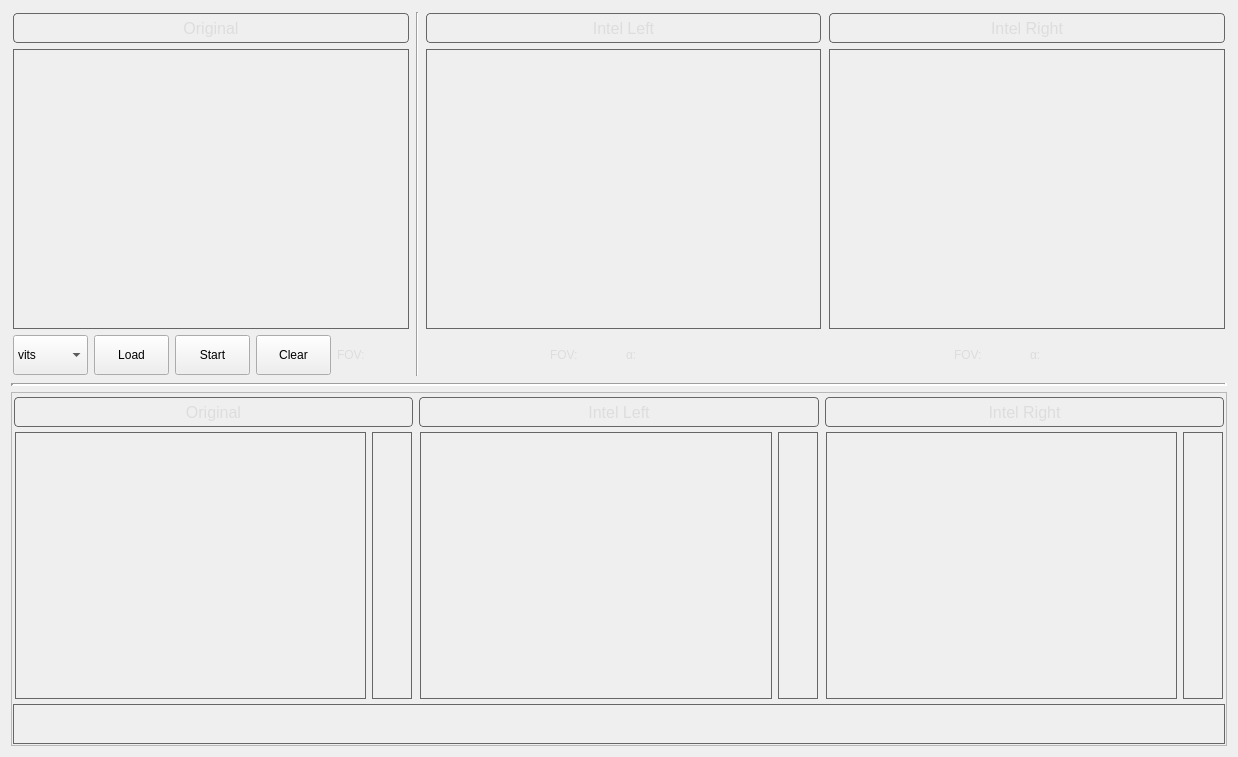
<?xml version="1.0" encoding="UTF-8"?>
<ui version="4.0">
 <class>Form</class>
 <widget class="QWidget" name="Form">
  <property name="geometry">
   <rect>
    <x>0</x>
    <y>0</y>
    <width>1234</width>
    <height>757</height>
   </rect>
  </property>
  <property name="windowTitle">
   <string>Form</string>
  </property>
  <layout class="QVBoxLayout" name="verticalLayout">
   <item>
    <widget class="QWidget" name="widget_2" native="true">
     <layout class="QHBoxLayout" name="horizontalLayout_5">
      <property name="leftMargin">
       <number>1</number>
      </property>
      <property name="topMargin">
       <number>1</number>
      </property>
      <property name="rightMargin">
       <number>1</number>
      </property>
      <property name="bottomMargin">
       <number>1</number>
      </property>
      <item>
       <widget class="QWidget" name="widget_5" native="true">
        <layout class="QVBoxLayout" name="verticalLayout_4">
         <property name="leftMargin">
          <number>1</number>
         </property>
         <property name="topMargin">
          <number>1</number>
         </property>
         <property name="rightMargin">
          <number>1</number>
         </property>
         <property name="bottomMargin">
          <number>1</number>
         </property>
         <item>
          <widget class="QLabel" name="camLabel">
           <property name="minimumSize">
            <size>
             <width>350</width>
             <height>30</height>
            </size>
           </property>
           <property name="maximumSize">
            <size>
             <width>700</width>
             <height>30</height>
            </size>
           </property>
           <property name="font">
            <font>
             <pointsize>12</pointsize>
            </font>
           </property>
           <property name="styleSheet">
            <string notr="true">border-radius:4px;
border: 1px solid #666666;
color: #DDDDDD;</string>
           </property>
           <property name="frameShape">
            <enum>QFrame::Box</enum>
           </property>
           <property name="text">
            <string>Original</string>
           </property>
           <property name="alignment">
            <set>Qt::AlignCenter</set>
           </property>
          </widget>
         </item>
         <item>
          <widget class="QLabel" name="camFrame">
           <property name="minimumSize">
            <size>
             <width>350</width>
             <height>280</height>
            </size>
           </property>
           <property name="maximumSize">
            <size>
             <width>700</width>
             <height>450</height>
            </size>
           </property>
           <property name="layoutDirection">
            <enum>Qt::LeftToRight</enum>
           </property>
           <property name="styleSheet">
            <string notr="true">border: 1px solid #666666;
color: #C8C8C8;
</string>
           </property>
           <property name="frameShape">
            <enum>QFrame::Box</enum>
           </property>
           <property name="text">
            <string/>
           </property>
           <property name="alignment">
            <set>Qt::AlignCenter</set>
           </property>
          </widget>
         </item>
         <item alignment="Qt::AlignLeft">
          <widget class="QWidget" name="" native="true">
           <property name="sizePolicy">
            <sizepolicy hsizetype="Preferred" vsizetype="Preferred">
             <horstretch>0</horstretch>
             <verstretch>35</verstretch>
            </sizepolicy>
           </property>
           <property name="minimumSize">
            <size>
             <width>0</width>
             <height>40</height>
            </size>
           </property>
           <property name="maximumSize">
            <size>
             <width>16777215</width>
             <height>40</height>
            </size>
           </property>
           <layout class="QHBoxLayout" name="horizontalLayout_9">
            <property name="leftMargin">
             <number>0</number>
            </property>
            <property name="topMargin">
             <number>0</number>
            </property>
            <property name="rightMargin">
             <number>0</number>
            </property>
            <property name="bottomMargin">
             <number>0</number>
            </property>
            <item>
             <widget class="QComboBox" name="encoderBox">
              <property name="minimumSize">
               <size>
                <width>75</width>
                <height>35</height>
               </size>
              </property>
              <property name="maximumSize">
               <size>
                <width>65</width>
                <height>40</height>
               </size>
              </property>
              <item>
               <property name="text">
                <string>vits</string>
               </property>
              </item>
              <item>
               <property name="text">
                <string>vitb</string>
               </property>
              </item>
              <item>
               <property name="text">
                <string>vitl</string>
               </property>
              </item>
             </widget>
            </item>
            <item>
             <widget class="PushButton" name="loadButton">
              <property name="minimumSize">
               <size>
                <width>75</width>
                <height>35</height>
               </size>
              </property>
              <property name="maximumSize">
               <size>
                <width>75</width>
                <height>40</height>
               </size>
              </property>
              <property name="autoFillBackground">
               <bool>false</bool>
              </property>
              <property name="text">
               <string>Load</string>
              </property>
              <property name="iconSize">
               <size>
                <width>20</width>
                <height>20</height>
               </size>
              </property>
             </widget>
            </item>
            <item>
             <widget class="PrimaryPushButton" name="startAndStopButton">
              <property name="minimumSize">
               <size>
                <width>75</width>
                <height>35</height>
               </size>
              </property>
              <property name="maximumSize">
               <size>
                <width>75</width>
                <height>40</height>
               </size>
              </property>
              <property name="mouseTracking">
               <bool>false</bool>
              </property>
              <property name="autoFillBackground">
               <bool>false</bool>
              </property>
              <property name="text">
               <string>Start</string>
              </property>
              <property name="iconSize">
               <size>
                <width>20</width>
                <height>20</height>
               </size>
              </property>
             </widget>
            </item>
            <item>
             <widget class="PushButton" name="clearButton">
              <property name="minimumSize">
               <size>
                <width>75</width>
                <height>35</height>
               </size>
              </property>
              <property name="maximumSize">
               <size>
                <width>75</width>
                <height>40</height>
               </size>
              </property>
              <property name="autoFillBackground">
               <bool>false</bool>
              </property>
              <property name="text">
               <string>Clear</string>
              </property>
              <property name="iconSize">
               <size>
                <width>20</width>
                <height>20</height>
               </size>
              </property>
             </widget>
            </item>
            <item>
             <widget class="QLabel" name="fovCam">
              <property name="minimumSize">
               <size>
                <width>70</width>
                <height>35</height>
               </size>
              </property>
              <property name="maximumSize">
               <size>
                <width>70</width>
                <height>35</height>
               </size>
              </property>
              <property name="styleSheet">
               <string notr="true">color: #DDDDDD;
</string>
              </property>
              <property name="text">
               <string>FOV:</string>
              </property>
              <property name="textFormat">
               <enum>Qt::AutoText</enum>
              </property>
             </widget>
            </item>
           </layout>
          </widget>
         </item>
        </layout>
       </widget>
      </item>
      <item>
       <widget class="Line" name="line_2">
        <property name="orientation">
         <enum>Qt::Vertical</enum>
        </property>
       </widget>
      </item>
      <item>
       <widget class="QWidget" name="widget_7" native="true">
        <layout class="QVBoxLayout" name="verticalLayout_5">
         <property name="leftMargin">
          <number>1</number>
         </property>
         <property name="topMargin">
          <number>1</number>
         </property>
         <property name="rightMargin">
          <number>1</number>
         </property>
         <property name="bottomMargin">
          <number>1</number>
         </property>
         <item>
          <widget class="QLabel" name="leftLabel">
           <property name="minimumSize">
            <size>
             <width>350</width>
             <height>30</height>
            </size>
           </property>
           <property name="maximumSize">
            <size>
             <width>700</width>
             <height>30</height>
            </size>
           </property>
           <property name="font">
            <font>
             <pointsize>12</pointsize>
            </font>
           </property>
           <property name="styleSheet">
            <string notr="true">border-radius:4px;
border: 1px solid #666666;
color: #DDDDDD;
</string>
           </property>
           <property name="frameShape">
            <enum>QFrame::Box</enum>
           </property>
           <property name="text">
            <string>Intel Left</string>
           </property>
           <property name="alignment">
            <set>Qt::AlignCenter</set>
           </property>
          </widget>
         </item>
         <item>
          <widget class="QLabel" name="intelLeftFrame">
           <property name="minimumSize">
            <size>
             <width>350</width>
             <height>280</height>
            </size>
           </property>
           <property name="maximumSize">
            <size>
             <width>700</width>
             <height>450</height>
            </size>
           </property>
           <property name="layoutDirection">
            <enum>Qt::LeftToRight</enum>
           </property>
           <property name="styleSheet">
            <string notr="true">border: 1px solid #666666;
color: #C8C8C8;
</string>
           </property>
           <property name="frameShape">
            <enum>QFrame::Box</enum>
           </property>
           <property name="text">
            <string/>
           </property>
           <property name="alignment">
            <set>Qt::AlignCenter</set>
           </property>
          </widget>
         </item>
         <item alignment="Qt::AlignHCenter">
          <widget class="QWidget" name="" native="true">
           <property name="minimumSize">
            <size>
             <width>0</width>
             <height>35</height>
            </size>
           </property>
           <property name="maximumSize">
            <size>
             <width>16777215</width>
             <height>40</height>
            </size>
           </property>
           <layout class="QHBoxLayout" name="horizontalLayout_6">
            <property name="leftMargin">
             <number>0</number>
            </property>
            <property name="topMargin">
             <number>0</number>
            </property>
            <property name="rightMargin">
             <number>0</number>
            </property>
            <property name="bottomMargin">
             <number>0</number>
            </property>
            <item>
             <widget class="QLabel" name="fovLeft">
              <property name="minimumSize">
               <size>
                <width>70</width>
                <height>35</height>
               </size>
              </property>
              <property name="maximumSize">
               <size>
                <width>70</width>
                <height>35</height>
               </size>
              </property>
              <property name="styleSheet">
               <string notr="true">color: #DDDDDD;
</string>
              </property>
              <property name="text">
               <string>FOV:</string>
              </property>
             </widget>
            </item>
            <item>
             <widget class="QLabel" name="alphaLeft">
              <property name="minimumSize">
               <size>
                <width>70</width>
                <height>35</height>
               </size>
              </property>
              <property name="maximumSize">
               <size>
                <width>70</width>
                <height>35</height>
               </size>
              </property>
              <property name="styleSheet">
               <string notr="true">color: #DDDDDD;
</string>
              </property>
              <property name="text">
               <string>α:</string>
              </property>
             </widget>
            </item>
           </layout>
          </widget>
         </item>
        </layout>
       </widget>
      </item>
      <item>
       <widget class="QWidget" name="widget_6" native="true">
        <layout class="QVBoxLayout" name="verticalLayout_6">
         <property name="leftMargin">
          <number>1</number>
         </property>
         <property name="topMargin">
          <number>1</number>
         </property>
         <property name="rightMargin">
          <number>1</number>
         </property>
         <property name="bottomMargin">
          <number>1</number>
         </property>
         <item>
          <widget class="QLabel" name="rigthLabel">
           <property name="minimumSize">
            <size>
             <width>350</width>
             <height>30</height>
            </size>
           </property>
           <property name="maximumSize">
            <size>
             <width>700</width>
             <height>30</height>
            </size>
           </property>
           <property name="font">
            <font>
             <pointsize>12</pointsize>
            </font>
           </property>
           <property name="styleSheet">
            <string notr="true">border-radius:4px;
border: 1px solid #666666;
color: #DDDDDD;
</string>
           </property>
           <property name="frameShape">
            <enum>QFrame::Box</enum>
           </property>
           <property name="text">
            <string>Intel Right</string>
           </property>
           <property name="alignment">
            <set>Qt::AlignCenter</set>
           </property>
          </widget>
         </item>
         <item>
          <widget class="QLabel" name="intelRightFrame">
           <property name="minimumSize">
            <size>
             <width>350</width>
             <height>280</height>
            </size>
           </property>
           <property name="maximumSize">
            <size>
             <width>700</width>
             <height>450</height>
            </size>
           </property>
           <property name="layoutDirection">
            <enum>Qt::LeftToRight</enum>
           </property>
           <property name="styleSheet">
            <string notr="true">border: 1px solid #666666;
color: #C8C8C8;
</string>
           </property>
           <property name="frameShape">
            <enum>QFrame::Box</enum>
           </property>
           <property name="frameShadow">
            <enum>QFrame::Plain</enum>
           </property>
           <property name="text">
            <string/>
           </property>
           <property name="alignment">
            <set>Qt::AlignCenter</set>
           </property>
          </widget>
         </item>
         <item alignment="Qt::AlignHCenter">
          <widget class="QWidget" name="" native="true">
           <property name="minimumSize">
            <size>
             <width>0</width>
             <height>35</height>
            </size>
           </property>
           <property name="maximumSize">
            <size>
             <width>16777215</width>
             <height>40</height>
            </size>
           </property>
           <layout class="QHBoxLayout" name="horizontalLayout_7">
            <property name="leftMargin">
             <number>0</number>
            </property>
            <property name="topMargin">
             <number>0</number>
            </property>
            <property name="rightMargin">
             <number>0</number>
            </property>
            <property name="bottomMargin">
             <number>0</number>
            </property>
            <item>
             <widget class="QLabel" name="fovRight">
              <property name="minimumSize">
               <size>
                <width>70</width>
                <height>35</height>
               </size>
              </property>
              <property name="maximumSize">
               <size>
                <width>70</width>
                <height>35</height>
               </size>
              </property>
              <property name="styleSheet">
               <string notr="true">color: #DDDDDD;
</string>
              </property>
              <property name="text">
               <string>FOV:</string>
              </property>
             </widget>
            </item>
            <item>
             <widget class="QLabel" name="alphaRight">
              <property name="minimumSize">
               <size>
                <width>70</width>
                <height>35</height>
               </size>
              </property>
              <property name="maximumSize">
               <size>
                <width>70</width>
                <height>35</height>
               </size>
              </property>
              <property name="styleSheet">
               <string notr="true">color: #DDDDDD;
</string>
              </property>
              <property name="text">
               <string>α:</string>
              </property>
             </widget>
            </item>
           </layout>
          </widget>
         </item>
        </layout>
       </widget>
      </item>
     </layout>
    </widget>
   </item>
   <item>
    <widget class="Line" name="line">
     <property name="frameShadow">
      <enum>QFrame::Sunken</enum>
     </property>
     <property name="lineWidth">
      <number>3</number>
     </property>
     <property name="orientation">
      <enum>Qt::Horizontal</enum>
     </property>
    </widget>
   </item>
   <item>
    <widget class="QFrame" name="frame_3">
     <property name="frameShape">
      <enum>QFrame::StyledPanel</enum>
     </property>
     <property name="frameShadow">
      <enum>QFrame::Raised</enum>
     </property>
     <layout class="QVBoxLayout" name="verticalLayout_3">
      <property name="spacing">
       <number>3</number>
      </property>
      <property name="leftMargin">
       <number>1</number>
      </property>
      <property name="topMargin">
       <number>1</number>
      </property>
      <property name="rightMargin">
       <number>1</number>
      </property>
      <property name="bottomMargin">
       <number>1</number>
      </property>
      <item>
       <widget class="QWidget" name="widget_4" native="true">
        <layout class="QGridLayout" name="gridLayout">
         <property name="leftMargin">
          <number>1</number>
         </property>
         <property name="topMargin">
          <number>1</number>
         </property>
         <property name="rightMargin">
          <number>1</number>
         </property>
         <property name="bottomMargin">
          <number>1</number>
         </property>
         <item row="0" column="0">
          <widget class="QLabel" name="depthLabelCam">
           <property name="minimumSize">
            <size>
             <width>390</width>
             <height>30</height>
            </size>
           </property>
           <property name="maximumSize">
            <size>
             <width>700</width>
             <height>25</height>
            </size>
           </property>
           <property name="font">
            <font>
             <pointsize>12</pointsize>
            </font>
           </property>
           <property name="styleSheet">
            <string notr="true">border-radius:4px;
border: 1px solid #666666;
color: #DDDDDD;
</string>
           </property>
           <property name="frameShape">
            <enum>QFrame::Box</enum>
           </property>
           <property name="text">
            <string>Original</string>
           </property>
           <property name="alignment">
            <set>Qt::AlignCenter</set>
           </property>
          </widget>
         </item>
         <item row="0" column="1">
          <widget class="QLabel" name="depthLabelIntel">
           <property name="minimumSize">
            <size>
             <width>390</width>
             <height>30</height>
            </size>
           </property>
           <property name="maximumSize">
            <size>
             <width>700</width>
             <height>25</height>
            </size>
           </property>
           <property name="font">
            <font>
             <pointsize>12</pointsize>
            </font>
           </property>
           <property name="styleSheet">
            <string notr="true">border-radius:4px;
border: 1px solid #666666;
color: #DDDDDD;
</string>
           </property>
           <property name="frameShape">
            <enum>QFrame::Box</enum>
           </property>
           <property name="text">
            <string>Intel Left</string>
           </property>
           <property name="alignment">
            <set>Qt::AlignCenter</set>
           </property>
          </widget>
         </item>
         <item row="0" column="2">
          <widget class="QLabel" name="depthLabelIntel_2">
           <property name="minimumSize">
            <size>
             <width>390</width>
             <height>30</height>
            </size>
           </property>
           <property name="maximumSize">
            <size>
             <width>700</width>
             <height>25</height>
            </size>
           </property>
           <property name="font">
            <font>
             <pointsize>12</pointsize>
            </font>
           </property>
           <property name="styleSheet">
            <string notr="true">border-radius:4px;
border: 1px solid #666666;
color: #DDDDDD;
</string>
           </property>
           <property name="frameShape">
            <enum>QFrame::Box</enum>
           </property>
           <property name="text">
            <string>Intel Right</string>
           </property>
           <property name="alignment">
            <set>Qt::AlignCenter</set>
           </property>
          </widget>
         </item>
         <item row="1" column="0">
          <widget class="QWidget" name="widget_5" native="true">
           <layout class="QHBoxLayout" name="horizontalLayout_2">
            <property name="leftMargin">
             <number>1</number>
            </property>
            <property name="topMargin">
             <number>1</number>
            </property>
            <property name="rightMargin">
             <number>1</number>
            </property>
            <property name="bottomMargin">
             <number>1</number>
            </property>
            <item>
             <widget class="QLabel" name="depthFrameCam">
              <property name="minimumSize">
               <size>
                <width>350</width>
                <height>225</height>
               </size>
              </property>
              <property name="maximumSize">
               <size>
                <width>700</width>
                <height>400</height>
               </size>
              </property>
              <property name="layoutDirection">
               <enum>Qt::LeftToRight</enum>
              </property>
              <property name="styleSheet">
               <string notr="true">border: 1px solid #666666;
color: #C8C8C8;
</string>
              </property>
              <property name="frameShape">
               <enum>QFrame::Box</enum>
              </property>
              <property name="text">
               <string/>
              </property>
              <property name="alignment">
               <set>Qt::AlignCenter</set>
              </property>
             </widget>
            </item>
            <item>
             <widget class="QLabel" name="depthRulerCam">
              <property name="minimumSize">
               <size>
                <width>35</width>
                <height>225</height>
               </size>
              </property>
              <property name="maximumSize">
               <size>
                <width>40</width>
                <height>400</height>
               </size>
              </property>
              <property name="styleSheet">
               <string notr="true">border: 1px solid #666666;
</string>
              </property>
              <property name="frameShape">
               <enum>QFrame::Box</enum>
              </property>
              <property name="text">
               <string/>
              </property>
             </widget>
            </item>
           </layout>
          </widget>
         </item>
         <item row="1" column="1">
          <widget class="QWidget" name="widget_6" native="true">
           <layout class="QHBoxLayout" name="horizontalLayout_3">
            <property name="leftMargin">
             <number>1</number>
            </property>
            <property name="topMargin">
             <number>1</number>
            </property>
            <property name="rightMargin">
             <number>1</number>
            </property>
            <property name="bottomMargin">
             <number>1</number>
            </property>
            <item>
             <widget class="QLabel" name="depthFrameIntel">
              <property name="minimumSize">
               <size>
                <width>350</width>
                <height>225</height>
               </size>
              </property>
              <property name="maximumSize">
               <size>
                <width>700</width>
                <height>400</height>
               </size>
              </property>
              <property name="layoutDirection">
               <enum>Qt::LeftToRight</enum>
              </property>
              <property name="styleSheet">
               <string notr="true">border: 1px solid #666666;
color: #C8C8C8;
</string>
              </property>
              <property name="frameShape">
               <enum>QFrame::Box</enum>
              </property>
              <property name="text">
               <string/>
              </property>
              <property name="alignment">
               <set>Qt::AlignCenter</set>
              </property>
             </widget>
            </item>
            <item>
             <widget class="QLabel" name="depthRulerIntel">
              <property name="minimumSize">
               <size>
                <width>35</width>
                <height>225</height>
               </size>
              </property>
              <property name="maximumSize">
               <size>
                <width>40</width>
                <height>400</height>
               </size>
              </property>
              <property name="styleSheet">
               <string notr="true">border: 1px solid #666666;
</string>
              </property>
              <property name="frameShape">
               <enum>QFrame::Box</enum>
              </property>
              <property name="text">
               <string/>
              </property>
             </widget>
            </item>
           </layout>
          </widget>
         </item>
         <item row="1" column="2">
          <widget class="QWidget" name="widget_7" native="true">
           <layout class="QHBoxLayout" name="horizontalLayout_4">
            <property name="leftMargin">
             <number>1</number>
            </property>
            <property name="topMargin">
             <number>1</number>
            </property>
            <property name="rightMargin">
             <number>1</number>
            </property>
            <property name="bottomMargin">
             <number>1</number>
            </property>
            <item>
             <widget class="QLabel" name="depthFrameIntel_2">
              <property name="minimumSize">
               <size>
                <width>350</width>
                <height>225</height>
               </size>
              </property>
              <property name="maximumSize">
               <size>
                <width>700</width>
                <height>400</height>
               </size>
              </property>
              <property name="layoutDirection">
               <enum>Qt::LeftToRight</enum>
              </property>
              <property name="styleSheet">
               <string notr="true">border: 1px solid #666666;
color: #C8C8C8;
</string>
              </property>
              <property name="frameShape">
               <enum>QFrame::Box</enum>
              </property>
              <property name="text">
               <string/>
              </property>
              <property name="alignment">
               <set>Qt::AlignCenter</set>
              </property>
             </widget>
            </item>
            <item>
             <widget class="QLabel" name="depthRulerIntel_2">
              <property name="minimumSize">
               <size>
                <width>35</width>
                <height>225</height>
               </size>
              </property>
              <property name="maximumSize">
               <size>
                <width>40</width>
                <height>400</height>
               </size>
              </property>
              <property name="styleSheet">
               <string notr="true">border: 1px solid #666666;
</string>
              </property>
              <property name="frameShape">
               <enum>QFrame::Box</enum>
              </property>
              <property name="text">
               <string/>
              </property>
             </widget>
            </item>
           </layout>
          </widget>
         </item>
        </layout>
       </widget>
      </item>
      <item>
       <widget class="QLabel" name="depthObjectRuler">
        <property name="minimumSize">
         <size>
          <width>1212</width>
          <height>40</height>
         </size>
        </property>
        <property name="maximumSize">
         <size>
          <width>1900</width>
          <height>40</height>
         </size>
        </property>
        <property name="styleSheet">
         <string notr="true">border: 1px solid #666666;
</string>
        </property>
        <property name="frameShape">
         <enum>QFrame::Box</enum>
        </property>
        <property name="text">
         <string/>
        </property>
       </widget>
      </item>
     </layout>
    </widget>
   </item>
  </layout>
 </widget>
 <customwidgets>
  <customwidget>
   <class>PrimaryPushButton</class>
   <extends>QPushButton</extends>
   <header>qfluentwidgets</header>
  </customwidget>
  <customwidget>
   <class>PushButton</class>
   <extends>QPushButton</extends>
   <header>qfluentwidgets</header>
  </customwidget>
 </customwidgets>
 <resources/>
 <connections/>
</ui>
